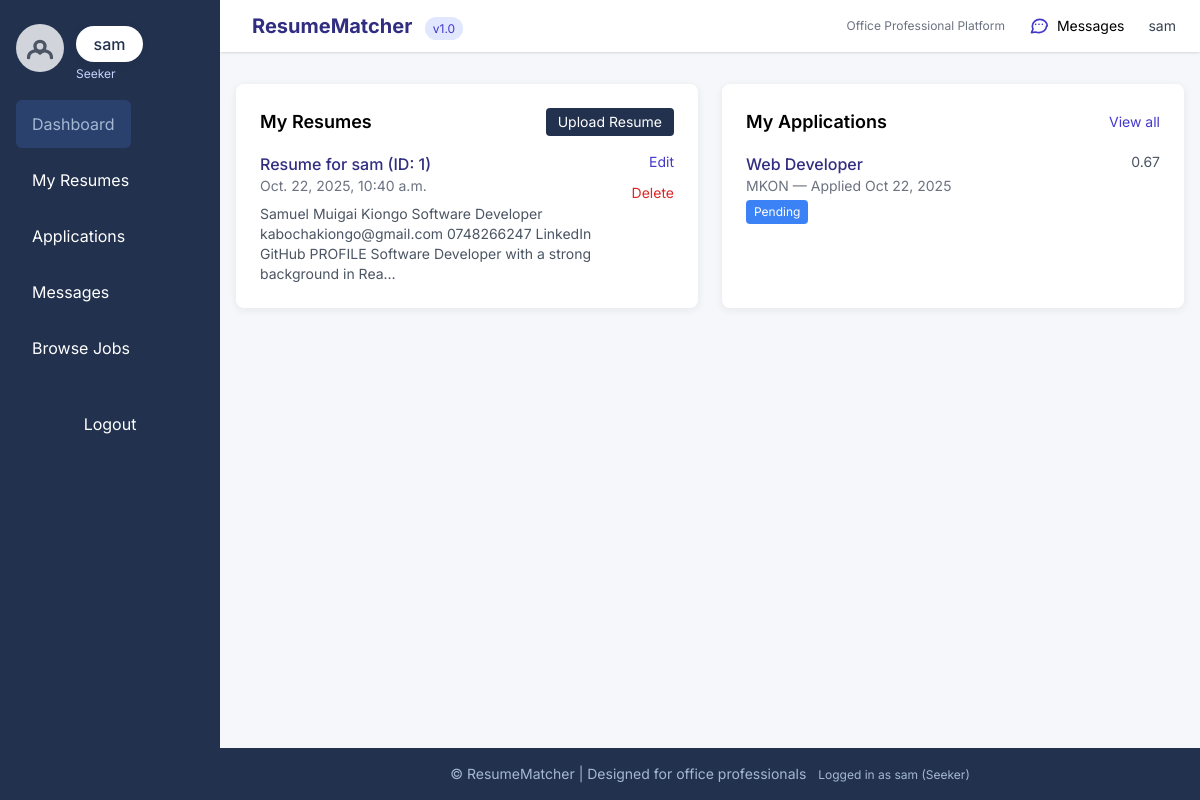
Page /dashboard/seeker/ (signed in) on the earlier database version.
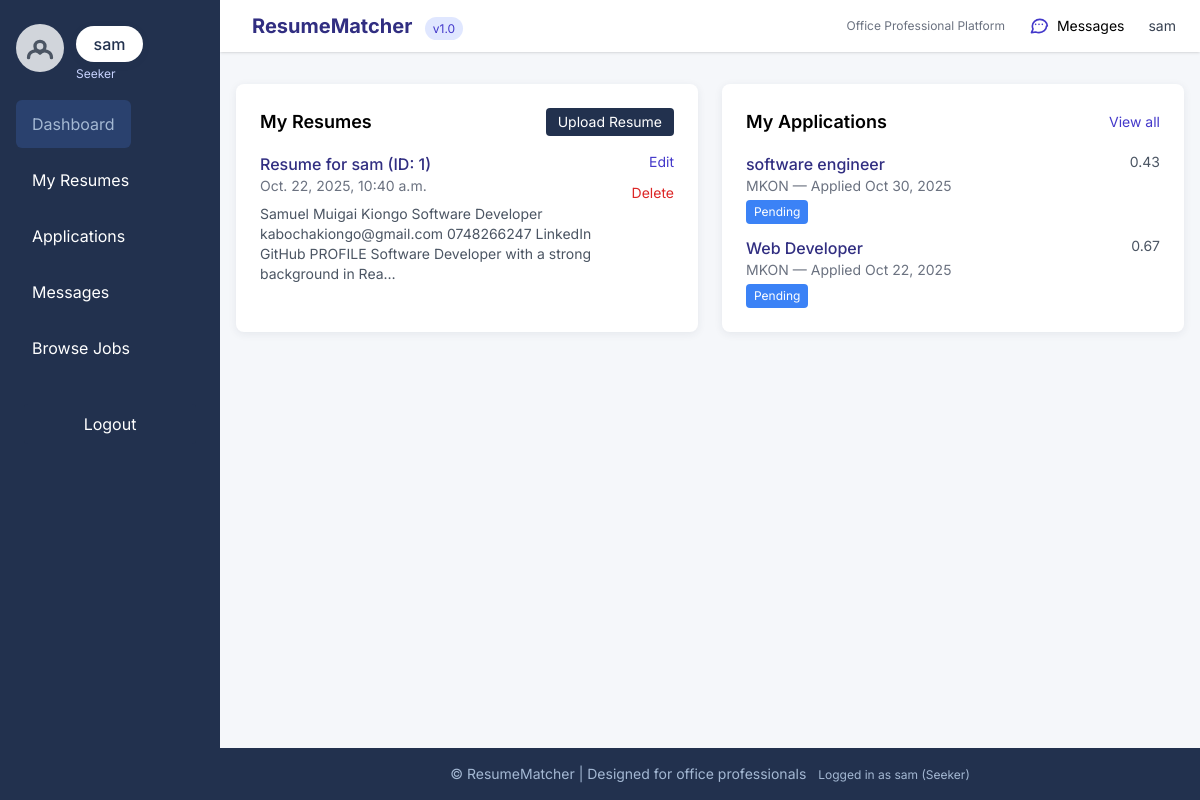
Same page on the later database version.
### core/models.py (models this page shows, shortened)
class Resume(models.Model):
    resume_id = models.AutoField(primary_key=True)
    user = models.ForeignKey(User, on_delete=models.CASCADE, related_name='resumes')
    file = models.FileField(upload_to='resumes/', blank=True, null=True)
    extracted_text = models.TextField(blank=True, null=True)
    skills = models.ManyToManyField(Skill, blank=True, related_name='resumes')
    summary = models.TextField(blank=True, null=True)
    match_score = models.FloatField(
        default=0.0,
        validators=[MinValueValidator(0.0), MaxValueValidator(1.0)]
    )
    uploaded_at = models.DateTimeField(auto_now_add=True)
    updated_at = models.DateTimeField(auto_now=True)
    class Meta:
        db_table = 'resumes'
        verbose_name = 'Resume'
        verbose_name_plural = 'Resumes'
        ordering = ['-uploaded_at']
    def __str__(self):
        return f"Resume for {self.user.username} (ID: {self.resume_id})"

class User(AbstractUser):
    USER_TYPES = (
        ('seeker', 'Job Seeker'),
        ('recruiter', 'Recruiter'),
        ('admin', 'Admin'),
    )
    account_type = models.CharField(max_length=10, choices=USER_TYPES, default='seeker')
    email = models.EmailField(unique=True)
    profile_picture = models.ImageField(upload_to='profiles/', blank=True, null=True)
    created_at = models.DateTimeField(auto_now_add=True)
    updated_at = models.DateTimeField(auto_now=True)
    class Meta:
        db_table = 'users'
        verbose_name = 'User'
        verbose_name_plural = 'Users'

class Application(models.Model):
    STATUS_CHOICES = (
        ('pending', 'Pending'),
        ('shortlisted', 'Shortlisted'),
        ('rejected', 'Rejected'),
        ('hired', 'Hired'),
    )
    application_id = models.AutoField(primary_key=True)
    user = models.ForeignKey(User, on_delete=models.CASCADE, related_name='applications')
    job = models.ForeignKey(Job_Posting, on_delete=models.CASCADE, related_name='applications')
    resume = models.ForeignKey(
        Resume, on_delete=models.SET_NULL, null=True, blank=True, related_name='applications'
    )
    status = models.CharField(max_length=20, choices=STATUS_CHOICES, default='pending')
    match_score = models.FloatField(
        default=0.0,
        validators=[MinValueValidator(0.0), MaxValueValidator(1.0)],
        help_text="AI-generated match score (0-1)"
    )
    ai_feedback = models.TextField(blank=True, null=True)
    submission_date = models.DateTimeField(auto_now_add=True)
    updated_at = models.DateTimeField(auto_now=True)
    class Meta:
        db_table = 'applications'
        constraints = [
            models.UniqueConstraint(fields=['user', 'job'], name='unique_user_job_application')
        ]
        verbose_name = 'Application'
        verbose_name_plural = 'Applications'
        ordering = ['-submission_date']

class Job_Posting(models.Model):
    job_id = models.AutoField(primary_key=True)
    title = models.CharField(max_length=200)
    company = models.CharField(max_length=200)
    location = models.CharField(max_length=100, blank=True)
    description = models.TextField()
    requirements = models.ManyToManyField(Skill, blank=True, related_name='job_postings')
    requirements_text = models.TextField(blank=True, null=True, help_text="Optional free-text requirements")
    salary_range = models.CharField(max_length=50, blank=True, help_text="e.g., 'KES 50,000 - 100,000'")
    posted_by = models.ForeignKey(
        User, on_delete=models.CASCADE, related_name='posted_jobs',
        limit_choices_to={'account_type': 'recruiter'}
    )
    duration_min_months = models.PositiveSmallIntegerField(
        blank=True,
        null=True,
        validators=[MinValueValidator(0), MaxValueValidator(120)],
        help_text="Minimum expected duration in months (0 = open/indefinite)"
    )
    duration_max_months = models.PositiveSmallIntegerField(
        blank=True,
        null=True,
        validators=[MinValueValidator(0), MaxValueValidator(120)],
        help_text="Maximum expected duration in months (leave blank for open-ended)"
    )
    application_deadline = models.DateTimeField(
        blank=True,
        null=True,
        help_text="Optional deadline (date & time). After this time applications will be closed."
    )
    is_active = models.BooleanField(default=True)
    created_at = models.DateTimeField(auto_now_add=True)
    updated_at = models.DateTimeField(auto_now=True)
    class Meta:
        db_table = 'job_postings'
        verbose_name = 'Job Posting'
        verbose_name_plural = 'Job Postings'
        ordering = ['-created_at']

### core/views.py (the view)
# urls.py: path('dashboard/seeker/', views.seeker_dashboard, name='seeker_dashboard'),
@login_required
def seeker_dashboard(request):
    if request.user.account_type != 'seeker':
        return HttpResponseForbidden(render(request, '403.html'))
    resumes = Resume.objects.filter(user=request.user)
    applications = Application.objects.filter(user=request.user).select_related('job', 'resume')
    return render(request, 'seeker/seeker_dashboard.html', {
        'resumes': resumes,
        'applications': applications,
    })

### core/templates/seeker/seeker_dashboard.html (shortened to what this page needs)
{% extends "base.html" %}
{% block content %}
<div class="grid gap-6 md:grid-cols-2">
  <div class="card p-6">
    <div class="flex items-center justify-between mb-4">
      <h2 class="text-lg font-semibold">My Resumes</h2>
      <a href="{% url 'resume_create' %}" class="btn-primary px-3 py-1 rounded text-sm">Upload Resume</a>
    </div>
    {% if resumes %}
      <ul class="space-y-3">
        {% for resume in resumes %}
          <li class="flex items-start justify-between">
            <div>
              <a href="{% url 'resume_detail' resume.pk %}" class="font-medium text-indigo-900">{{ resume }}</a>
              <div class="text-sm text-gray-500">{{ resume.uploaded_at }}</div>
              <div class="text-sm text-gray-600 mt-2">{{ resume.summary|default:"(no summary)"|truncatechars:150 }}</div>
            </div>
            <div class="flex flex-col items-end space-y-2">
              <a href="{% url 'resume_update' resume.pk %}" class="text-sm text-indigo-700">Edit</a>
              <form method="post" action="{% url 'resume_delete' resume.pk %}">
                <button class="text-sm text-red-600" type="submit">Delete</button>
              </form>
            </div>
          </li>
        {% endfor %}
      </ul>
    {% else %}
      <p class="text-gray-600">You haven't uploaded any resumes yet.</p>
    {% endif %}
  </div>
  <div class="card p-6">
    <div class="flex items-center justify-between mb-4">
      <h2 class="text-lg font-semibold">My Applications</h2>
      <a href="{% url 'application_list' %}" class="text-sm text-indigo-700">View all</a>
    </div>
    {% if applications %}
      <ul class="space-y-3">
        {% for app in applications %}
          <li class="flex items-start justify-between">
            <div>
              <a href="{% url 'application_detail' app.pk %}" class="font-medium text-indigo-900">{{ app.job.title }}</a>
              <div class="text-sm text-gray-500">{{ app.job.company }} — Applied {{ app.submission_date|date:"M d, Y" }}</div>
              <div class="text-xs mt-1 inline-block px-2 py-1 rounded text-white
                {% if app.status == 'pending' %}bg-blue-500{% elif app.status == 'shortlisted' %}bg-yellow-500{% elif app.status == 'hired' %}bg-green-600{% else %}bg-red-600{% endif %}">
                {{ app.get_status_display }}
              </div>
            </div>
            <div class="text-sm text-gray-600">{{ app.match_score|floatformat:2 }}</div>
          </li>
        {% endfor %}
      </ul>
    {% else %}
      <p class="text-gray-600">You haven't applied to any jobs yet.</p>
    {% endif %}
  </div>
</div>
{% endblock %}

Differences in the rows shown:
added Application: job "software engineer", job.company "MKON", submission_date "Oct 30, 2025", status "Pending", match_score "0.43"
